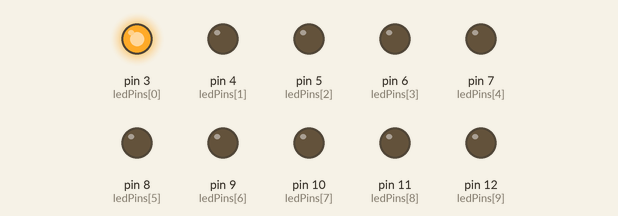
Recording of a sketch running on a simulated Arduino Uno, built with avr-gcc and run on an emulated ATmega328P. Parts: output pins drawn as LEDs (lit = HIGH).

Above: at 0.2 s.
At 2.3 s:
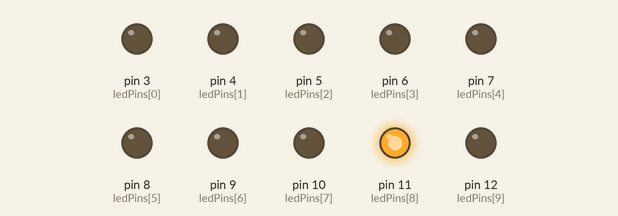
At 3.0 s:
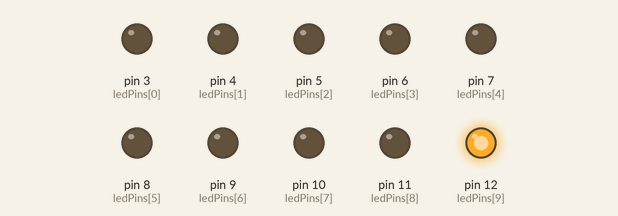
At 4.05 s:
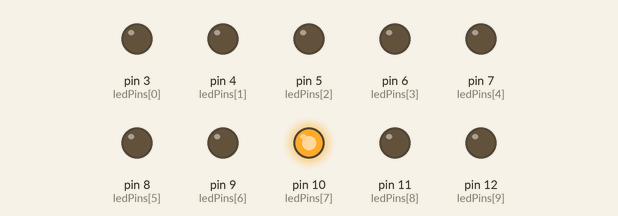
At 4.95 s:
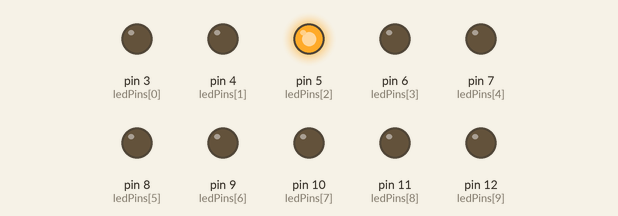
At 6.7 s:
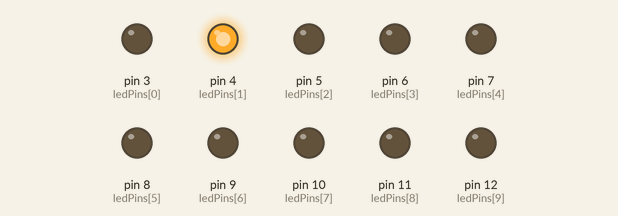
Timing chart, 0 to 7.8 s (numbered marks = the images above):
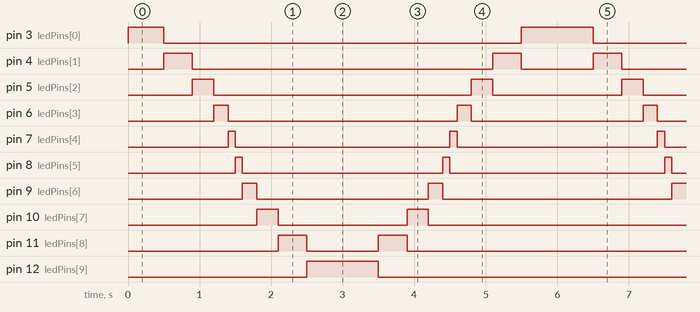

The sketch:

BaiSo6.ino
```cpp
int ledPins[] = {3,4,5,6,7,8,9,10,11,12};
int pinCount = 10;
int timer[] ={500,400,300,200,100,100,200,300,400,500};
void setup() {
   for (int thisPin = 0; thisPin < pinCount; thisPin++) {
    pinMode(ledPins[thisPin], OUTPUT);
  }
}

void loop() {
   // loop from the lowest pin to the highest:
  for (int thisPin = 0; thisPin < pinCount; thisPin++) {
    // turn the pin on:
    digitalWrite(ledPins[thisPin], HIGH);
    delay(timer[thisPin]);
    // turn the pin off:
    digitalWrite(ledPins[thisPin], LOW);
  }

  // loop from the highest pin to the lowest:
  for (int thisPin = pinCount - 1; thisPin >= 0; thisPin--) {
    // turn the pin on:
    digitalWrite(ledPins[thisPin], HIGH);
    delay(timer[thisPin]);
    // turn the pin off:
    digitalWrite(ledPins[thisPin], LOW);
  }
}
```

Measured:
- by itself, pin 3 (ledPins[0]): repeats every 6.0 s: LOW 5.0 s, HIGH 1.0 s
- by itself, pin 4 (ledPins[1]): repeats every 6.0 s: LOW 4.2 s, HIGH 0.40 s, LOW 1.0 s, HIGH 0.40 s
- by itself, pin 5 (ledPins[2]): repeats every 6.0 s: LOW 3.6 s, HIGH 0.30 s, LOW 1.8 s, HIGH 0.30 s
- by itself, pin 6 (ledPins[3]): repeats every 6.0 s: LOW 3.2 s, HIGH 0.20 s, LOW 2.4 s, HIGH 0.20 s
- by itself, pin 7 (ledPins[4]), pin 8 (ledPins[5]): alternates HIGH for 0.10 s and LOW for 2.9 s
- by itself, pin 9 (ledPins[6]): repeats every 6.0 s: LOW 2.4 s, HIGH 0.20 s, LOW 3.2 s, HIGH 0.20 s
- by itself, pin 10 (ledPins[7]): repeats every 6.0 s: LOW 1.8 s, HIGH 0.30 s, LOW 3.6 s, HIGH 0.30 s
- by itself, pin 11 (ledPins[8]): repeats every 6.0 s: LOW 1.0 s, HIGH 0.40 s, LOW 4.2 s, HIGH 0.40 s
